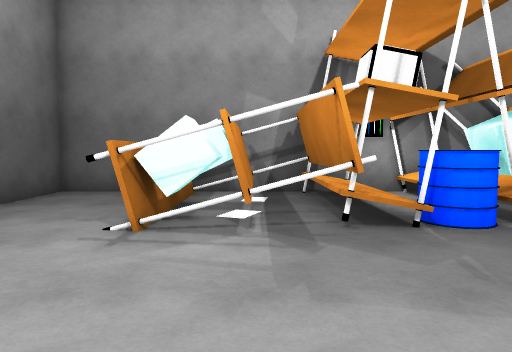
[1] (above)

16 first-person views from a walk through a 3-D level made in the Unity game engine. The camera is 1.4 m above the floor, tilts 4° down and sees 70° across. The floor is counted in squares, 1 m on a side. Each view is taken from the middle of a square. On the plan, view 1 faces up. The plan holds only what a view shows up to about 16 squares ahead; the rest is blank. The place goes on beyond the plan. The player is left out. Surface patterns are stand-ins for the level's own textures.

[2]
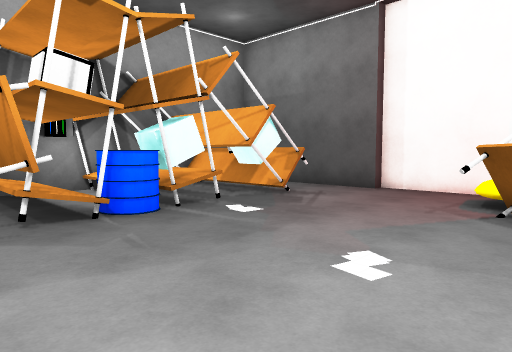

[3]
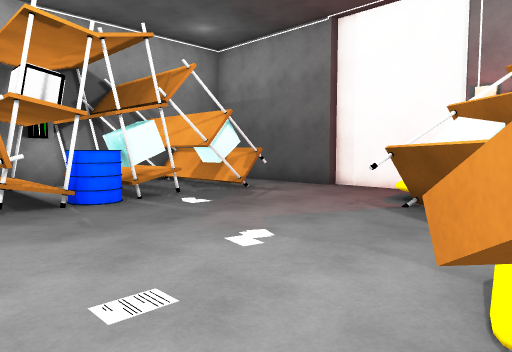

[4]
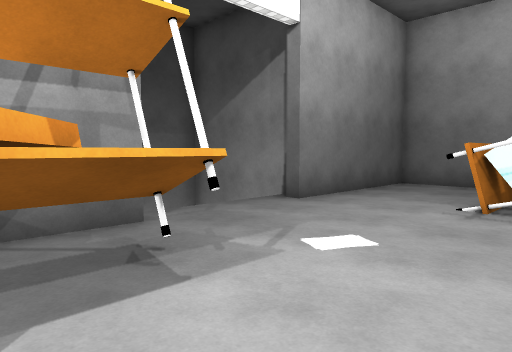

[5]
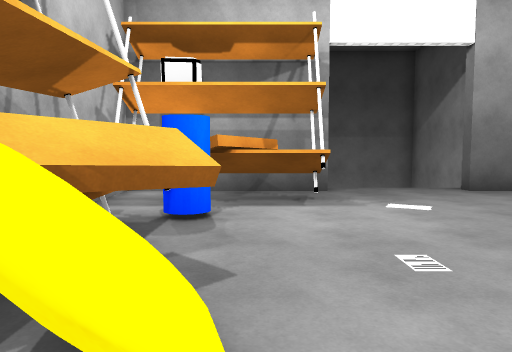

[6]
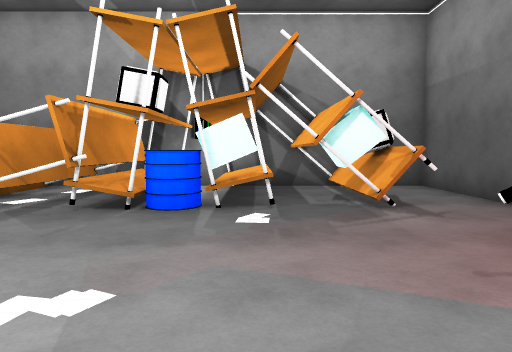

[7]
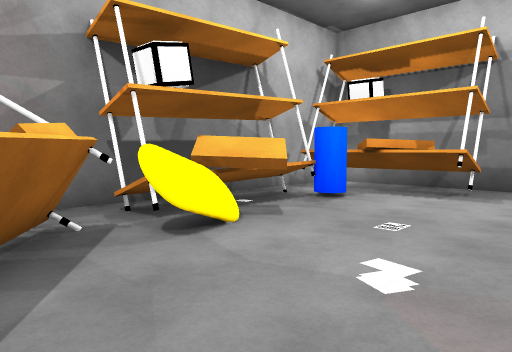

[8]
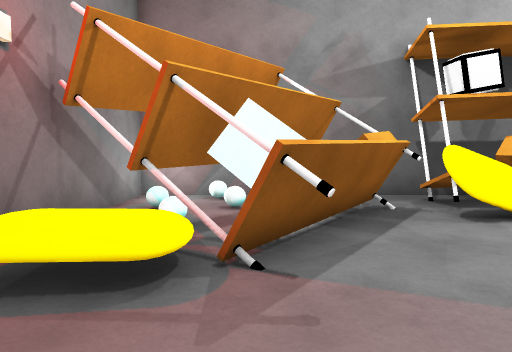

[9]
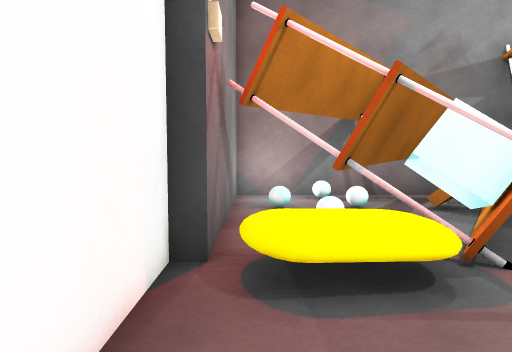

[10]
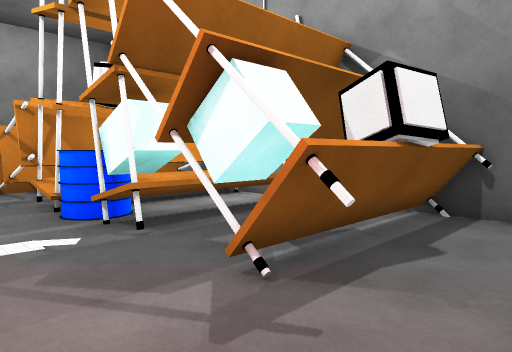

[11]
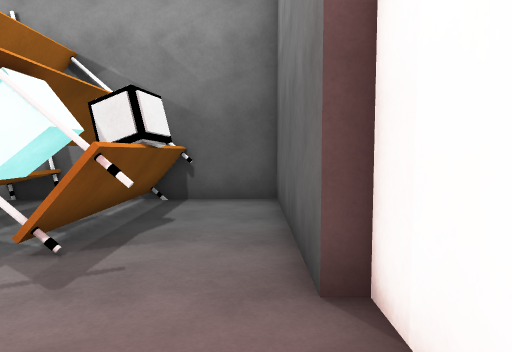

[12]
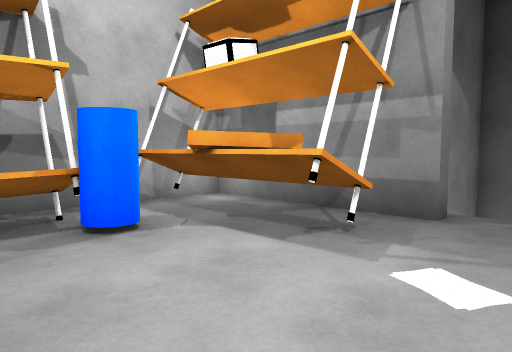

[13]
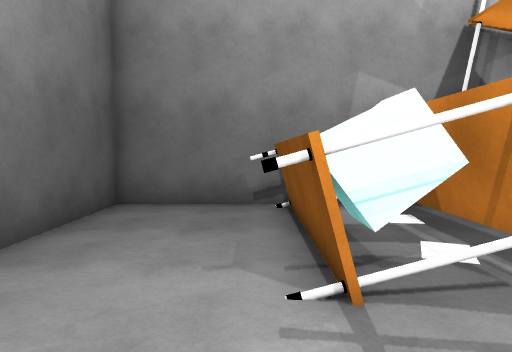

[14]
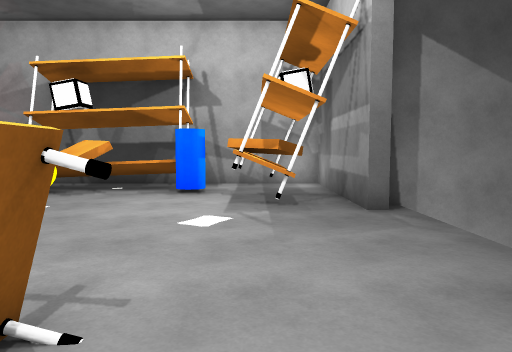

[15]
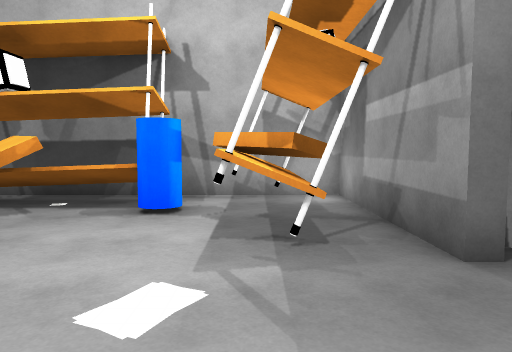

[16]
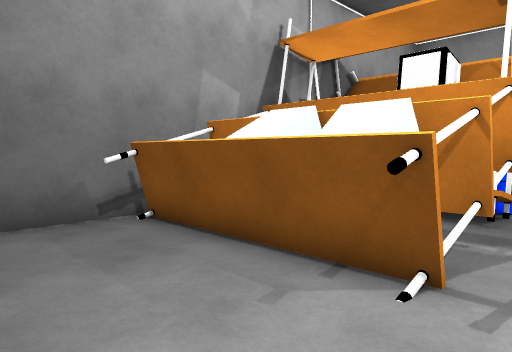

### Floor plan
Key: @ floor where view 1 was taken; # wall or solid block; x gap in a wall; . main floor; : floor 0.5 m higher than the main floor; = window, fence, low wall or low ledge; ^ raised ledge; v drop or lower ground; S shelf; B barrel; T thing the floor can be seen under or through; C blue cylinder; O other object.
Columns run from 10 left of view 1 to 13 right of it. Each row starts with its distance up from view 1.
 13    #####################
 12    #...SSSSSS# SSSSSS..#
 11    #....SSSSS:.SSSSSS..#
 10    #....OOSSS:.SSSSSS..#
  9    #....OOSSS:.SSSSSS..#
  8    #....OOSSSBBOOSOOS..#
  7    #....OOSSSSBOOSOOS..#
  6 ####...SS.SSS..........#
  5   v....................#
  4   v....................#
  3   v....................#
  2   v....................#
  1   v...............##=Ox#
  0 vv##.SS...@.......####.#
 -1    #.SS..........#####.#
 -2    #.TS.......==.#=##..#
 -3    #.STTC..##^^^####...#
 -4    #.SSSCCSS##S#####...#
 -5    #.SSS SSSSSS..  ....#
 -6    #.SSS      #      ###
 -7    ##################

Where each view was taken, in squares from view 1:
view 1: 0 up, 0 right, facing up
view 2: 1 down, 0 right, facing up-right
view 3: 3 down, 0 right, facing up-right
view 4: 3 down, 0 right, facing up-left
view 5: 2 down, 6 right, facing left
view 6: 2 down, 6 right, facing up
view 7: 3 up, 8 right, facing down-left
view 8: 5 up, 9 right, facing down
view 9: 5 up, 12 right, facing down
view 10: 4 up, 12 right, facing up-left
view 11: 2 up, 12 right, facing up
view 12: 3 up, 1 right, facing down-left
view 13: 3 up, 3 left, facing up
view 14: 9 up, 4 left, facing down
view 15: 5 up, 4 left, facing down
view 16: 5 up, 6 left, facing up-right
